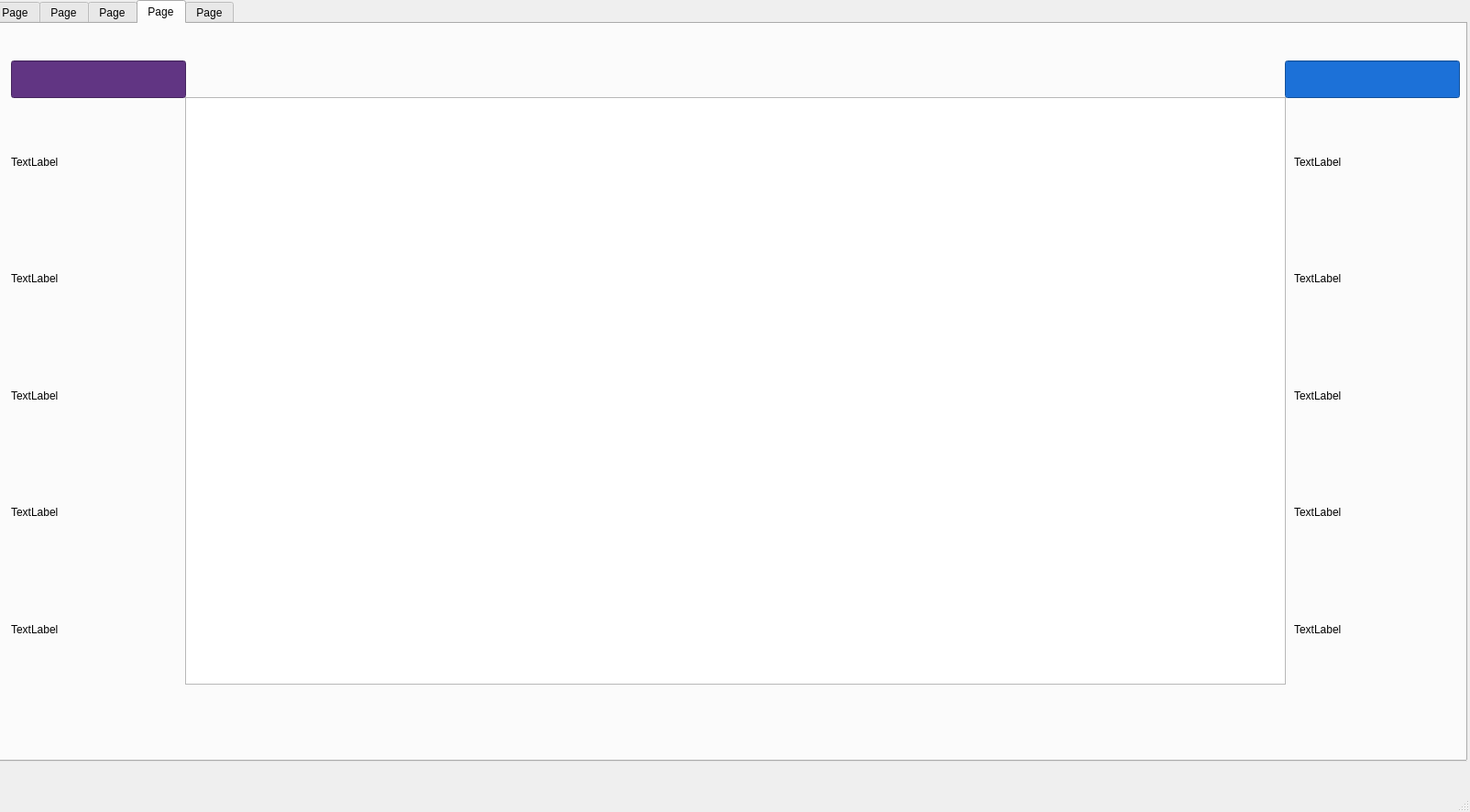
<?xml version="1.0" encoding="UTF-8"?>
<ui version="4.0">
 <class>splash</class>
 <widget class="QMainWindow" name="splash">
  <property name="geometry">
   <rect>
    <x>0</x>
    <y>0</y>
    <width>1604</width>
    <height>886</height>
   </rect>
  </property>
  <property name="windowTitle">
   <string>splash</string>
  </property>
  <widget class="QWidget" name="centralwidget">
   <widget class="QTabWidget" name="tabWidget">
    <property name="geometry">
     <rect>
      <x>-10</x>
      <y>0</y>
      <width>1611</width>
      <height>831</height>
     </rect>
    </property>
    <property name="maximumSize">
     <size>
      <width>16777215</width>
      <height>16777215</height>
     </size>
    </property>
    <property name="acceptDrops">
     <bool>false</bool>
    </property>
    <property name="styleSheet">
     <string notr="true">background:url(:/pictures/2.jpg)
size(300,300)</string>
    </property>
    <property name="currentIndex">
     <number>3</number>
    </property>
    <property name="iconSize">
     <size>
      <width>61</width>
      <height>16</height>
     </size>
    </property>
    <widget class="QWidget" name="firstTab">
     <attribute name="title">
      <string>Page</string>
     </attribute>
     <widget class="QPushButton" name="startButton">
      <property name="geometry">
       <rect>
        <x>540</x>
        <y>700</y>
        <width>221</width>
        <height>71</height>
       </rect>
      </property>
      <property name="styleSheet">
       <string notr="true">QPushButton {
    background-color: #3498db;       /* آبی جذاب */
    color: white;                    /* متن سفید */
    border: none;
    border-radius: 10px;             /* گوشه‌های گرد */
    padding: 8px 20px;               /* فضای داخلی */
    font-size: 14px;
    font-weight: bold;
    font-family: &quot;Segoe UI&quot;, sans-serif;
    transition: all 0.3s ease;
}

QPushButton:hover {
    background-color: #2980b9;       /* آبی تیره‌تر هنگام هاور */
}

QPushButton:pressed {
    background-color: #2471a3;       /* هنگام کلیک */
    padding-left: 22px;              /* جلوه کلیک‌دار */
    padding-top: 9px;
}

QPushButton:disabled {
    background-color: #bdc3c7;
    color: #7f8c8d;
}
</string>
      </property>
      <property name="text">
       <string>START</string>
      </property>
     </widget>
    </widget>
    <widget class="QWidget" name="StartScreenTab">
     <attribute name="title">
      <string>Page</string>
     </attribute>
     <widget class="QPushButton" name="GalleryButton">
      <property name="geometry">
       <rect>
        <x>60</x>
        <y>590</y>
        <width>211</width>
        <height>61</height>
       </rect>
      </property>
      <property name="text">
       <string>Gallery Agents</string>
      </property>
     </widget>
     <widget class="QPushButton" name="MainPageButton">
      <property name="geometry">
       <rect>
        <x>1310</x>
        <y>560</y>
        <width>241</width>
        <height>61</height>
       </rect>
      </property>
      <property name="text">
       <string>PLAY!</string>
      </property>
     </widget>
    </widget>
    <widget class="QWidget" name="GalleryTab">
     <attribute name="title">
      <string>Page</string>
     </attribute>
     <widget class="QPushButton" name="BackButton">
      <property name="geometry">
       <rect>
        <x>10</x>
        <y>20</y>
        <width>211</width>
        <height>61</height>
       </rect>
      </property>
      <property name="text">
       <string>BACK</string>
      </property>
     </widget>
     <widget class="QLabel" name="pic23">
      <property name="enabled">
       <bool>false</bool>
      </property>
      <property name="geometry">
       <rect>
        <x>10</x>
        <y>91</y>
        <width>131</width>
        <height>101</height>
       </rect>
      </property>
      <property name="sizePolicy">
       <sizepolicy hsizetype="Preferred" vsizetype="Preferred">
        <horstretch>0</horstretch>
        <verstretch>1</verstretch>
       </sizepolicy>
      </property>
      <property name="minimumSize">
       <size>
        <width>131</width>
        <height>0</height>
       </size>
      </property>
      <property name="maximumSize">
       <size>
        <width>64</width>
        <height>293</height>
       </size>
      </property>
      <property name="sizeIncrement">
       <size>
        <width>64</width>
        <height>64</height>
       </size>
      </property>
      <property name="font">
       <font>
        <family>Ubuntu Sans Mono</family>
        <pointsize>22</pointsize>
        <stylestrategy>PreferAntialias</stylestrategy>
       </font>
      </property>
      <property name="tabletTracking">
       <bool>false</bool>
      </property>
      <property name="focusPolicy">
       <enum>Qt::NoFocus</enum>
      </property>
      <property name="contextMenuPolicy">
       <enum>Qt::NoContextMenu</enum>
      </property>
      <property name="acceptDrops">
       <bool>true</bool>
      </property>
      <property name="autoFillBackground">
       <bool>false</bool>
      </property>
      <property name="styleSheet">
       <string notr="true">background:url(:/Agents/Billy.webp)
size(64,64)</string>
      </property>
      <property name="frameShape">
       <enum>QFrame::Box</enum>
      </property>
      <property name="frameShadow">
       <enum>QFrame::Sunken</enum>
      </property>
      <property name="text">
       <string/>
      </property>
      <property name="textFormat">
       <enum>Qt::PlainText</enum>
      </property>
      <property name="scaledContents">
       <bool>true</bool>
      </property>
      <property name="openExternalLinks">
       <bool>false</bool>
      </property>
     </widget>
     <widget class="QLabel" name="pic24">
      <property name="geometry">
       <rect>
        <x>860</x>
        <y>90</y>
        <width>131</width>
        <height>101</height>
       </rect>
      </property>
      <property name="styleSheet">
       <string notr="true">background:url(:/Agents/Sanka.webp)</string>
      </property>
      <property name="text">
       <string>TextLabel</string>
      </property>
      <property name="scaledContents">
       <bool>true</bool>
      </property>
     </widget>
     <widget class="QLabel" name="pic2">
      <property name="geometry">
       <rect>
        <x>150</x>
        <y>90</y>
        <width>131</width>
        <height>101</height>
       </rect>
      </property>
      <property name="styleSheet">
       <string notr="true">background:url(:/Agents/Reketon.webp)</string>
      </property>
      <property name="text">
       <string>TextLabel</string>
      </property>
      <property name="scaledContents">
       <bool>true</bool>
      </property>
     </widget>
     <widget class="QLabel" name="pic3">
      <property name="geometry">
       <rect>
        <x>290</x>
        <y>90</y>
        <width>131</width>
        <height>101</height>
       </rect>
      </property>
      <property name="styleSheet">
       <string notr="true">background:url(:/Agents/Angus.webp)</string>
      </property>
      <property name="text">
       <string>TextLabel</string>
      </property>
      <property name="scaledContents">
       <bool>true</bool>
      </property>
     </widget>
     <widget class="QLabel" name="pic4">
      <property name="geometry">
       <rect>
        <x>430</x>
        <y>90</y>
        <width>131</width>
        <height>101</height>
       </rect>
      </property>
      <property name="styleSheet">
       <string notr="true">background:url(:/Agents/Duraham.webp)</string>
      </property>
      <property name="text">
       <string>TextLabel</string>
      </property>
     </widget>
     <widget class="QLabel" name="pic6">
      <property name="geometry">
       <rect>
        <x>710</x>
        <y>90</y>
        <width>131</width>
        <height>101</height>
       </rect>
      </property>
      <property name="styleSheet">
       <string notr="true">background:url(:/Agents/Medusa.webp)</string>
      </property>
      <property name="text">
       <string>TextLabel</string>
      </property>
     </widget>
     <widget class="QLabel" name="pic1">
      <property name="geometry">
       <rect>
        <x>570</x>
        <y>90</y>
        <width>131</width>
        <height>102</height>
       </rect>
      </property>
      <property name="sizePolicy">
       <sizepolicy hsizetype="Preferred" vsizetype="Preferred">
        <horstretch>4</horstretch>
        <verstretch>1</verstretch>
       </sizepolicy>
      </property>
      <property name="maximumSize">
       <size>
        <width>16777215</width>
        <height>16777215</height>
       </size>
      </property>
      <property name="baseSize">
       <size>
        <width>0</width>
        <height>0</height>
       </size>
      </property>
      <property name="autoFillBackground">
       <bool>false</bool>
      </property>
      <property name="styleSheet">
       <string notr="true">background:url(:/Agents/Colonel_baba.webp)</string>
      </property>
      <property name="text">
       <string>TextLabel</string>
      </property>
      <property name="scaledContents">
       <bool>true</bool>
      </property>
     </widget>
     <widget class="QLabel" name="pic8">
      <property name="geometry">
       <rect>
        <x>1010</x>
        <y>90</y>
        <width>131</width>
        <height>101</height>
       </rect>
      </property>
      <property name="styleSheet">
       <string notr="true">background:url(:/Agents/Bunka.webp)</string>
      </property>
      <property name="text">
       <string>TextLabel</string>
      </property>
      <property name="scaledContents">
       <bool>true</bool>
      </property>
     </widget>
     <widget class="QLabel" name="pic5">
      <property name="geometry">
       <rect>
        <x>10</x>
        <y>240</y>
        <width>131</width>
        <height>101</height>
       </rect>
      </property>
      <property name="styleSheet">
       <string notr="true">background:url(:/Agents/Sir philiph.webp)</string>
      </property>
      <property name="text">
       <string>TextLabel</string>
      </property>
     </widget>
     <widget class="QLabel" name="pic7">
      <property name="geometry">
       <rect>
        <x>150</x>
        <y>240</y>
        <width>131</width>
        <height>101</height>
       </rect>
      </property>
      <property name="styleSheet">
       <string notr="true">background:url(:/Agents/Kabu.webp)</string>
      </property>
      <property name="text">
       <string>TextLabel</string>
      </property>
     </widget>
     <widget class="QLabel" name="pic9">
      <property name="geometry">
       <rect>
        <x>290</x>
        <y>240</y>
        <width>131</width>
        <height>101</height>
       </rect>
      </property>
      <property name="styleSheet">
       <string notr="true">background:url(:/Agents/Rajakal.webp)</string>
      </property>
      <property name="text">
       <string>TextLabel</string>
      </property>
     </widget>
     <widget class="QLabel" name="pic10">
      <property name="geometry">
       <rect>
        <x>430</x>
        <y>240</y>
        <width>131</width>
        <height>101</height>
       </rect>
      </property>
      <property name="maximumSize">
       <size>
        <width>16777215</width>
        <height>16777215</height>
       </size>
      </property>
      <property name="styleSheet">
       <string notr="true">background:url(:/Agents/Salih.webp)</string>
      </property>
      <property name="text">
       <string>TextLabel</string>
      </property>
      <property name="scaledContents">
       <bool>true</bool>
      </property>
     </widget>
     <widget class="QLabel" name="pic11">
      <property name="geometry">
       <rect>
        <x>570</x>
        <y>240</y>
        <width>131</width>
        <height>101</height>
       </rect>
      </property>
      <property name="styleSheet">
       <string notr="true">background:url(:/Agents/Khan.webp)</string>
      </property>
      <property name="text">
       <string>TextLabel</string>
      </property>
     </widget>
     <widget class="QLabel" name="pic12">
      <property name="geometry">
       <rect>
        <x>710</x>
        <y>240</y>
        <width>131</width>
        <height>101</height>
       </rect>
      </property>
      <property name="styleSheet">
       <string notr="true">background:url(:/Agents/Eloi (1).webp)</string>
      </property>
      <property name="text">
       <string>TextLabel</string>
      </property>
     </widget>
     <widget class="QLabel" name="pic13">
      <property name="geometry">
       <rect>
        <x>860</x>
        <y>240</y>
        <width>131</width>
        <height>101</height>
       </rect>
      </property>
      <property name="styleSheet">
       <string notr="true">background:url(:/Agents/Boi.webp)</string>
      </property>
      <property name="text">
       <string>TextLabel</string>
      </property>
     </widget>
     <widget class="QLabel" name="pic14">
      <property name="geometry">
       <rect>
        <x>150</x>
        <y>640</y>
        <width>131</width>
        <height>101</height>
       </rect>
      </property>
      <property name="styleSheet">
       <string notr="true">background:url(:/Agents/death.webp)</string>
      </property>
      <property name="text">
       <string>TextLabel</string>
      </property>
     </widget>
     <widget class="QLabel" name="pic15">
      <property name="geometry">
       <rect>
        <x>10</x>
        <y>640</y>
        <width>131</width>
        <height>101</height>
       </rect>
      </property>
      <property name="styleSheet">
       <string notr="true">background:url(:/Agents/Sabrina.webp)</string>
      </property>
      <property name="text">
       <string>TextLabel</string>
      </property>
     </widget>
     <widget class="QLabel" name="pic16">
      <property name="geometry">
       <rect>
        <x>10</x>
        <y>490</y>
        <width>131</width>
        <height>101</height>
       </rect>
      </property>
      <property name="styleSheet">
       <string notr="true">background:url(:/Agents/Rambo.webp)</string>
      </property>
      <property name="text">
       <string>TextLabel</string>
      </property>
     </widget>
     <widget class="QLabel" name="pic17">
      <property name="geometry">
       <rect>
        <x>10</x>
        <y>350</y>
        <width>131</width>
        <height>101</height>
       </rect>
      </property>
      <property name="styleSheet">
       <string notr="true">background:url(:/Agents/Elsa.webp)</string>
      </property>
      <property name="text">
       <string>TextLabel</string>
      </property>
     </widget>
     <widget class="QLabel" name="pic18">
      <property name="geometry">
       <rect>
        <x>1010</x>
        <y>240</y>
        <width>131</width>
        <height>101</height>
       </rect>
      </property>
      <property name="styleSheet">
       <string notr="true">background:url(:/Agents/Kanar.webp)</string>
      </property>
      <property name="text">
       <string>TextLabel</string>
      </property>
     </widget>
     <widget class="QLabel" name="pic19">
      <property name="geometry">
       <rect>
        <x>290</x>
        <y>350</y>
        <width>131</width>
        <height>101</height>
       </rect>
      </property>
      <property name="styleSheet">
       <string notr="true">background:url(:/Agents/Sir philiph.webp)</string>
      </property>
      <property name="text">
       <string>TextLabel</string>
      </property>
     </widget>
     <widget class="QLabel" name="pic20">
      <property name="geometry">
       <rect>
        <x>430</x>
        <y>350</y>
        <width>131</width>
        <height>101</height>
       </rect>
      </property>
      <property name="styleSheet">
       <string notr="true">background:url(:/Agents/Frost.webp)</string>
      </property>
      <property name="text">
       <string>TextLabel</string>
      </property>
     </widget>
     <widget class="QLabel" name="pic21">
      <property name="geometry">
       <rect>
        <x>570</x>
        <y>350</y>
        <width>131</width>
        <height>101</height>
       </rect>
      </property>
      <property name="styleSheet">
       <string notr="true">background:url(:/Agents/Tusk.webp)</string>
      </property>
      <property name="text">
       <string>TextLabel</string>
      </property>
     </widget>
     <widget class="QLabel" name="pic22">
      <property name="geometry">
       <rect>
        <x>150</x>
        <y>350</y>
        <width>131</width>
        <height>101</height>
       </rect>
      </property>
      <property name="styleSheet">
       <string notr="true">background:url(:/Agents/Karissa.webp)</string>
      </property>
      <property name="text">
       <string>TextLabel</string>
      </property>
     </widget>
     <widget class="QWidget" name="verticalLayoutWidget">
      <property name="geometry">
       <rect>
        <x>9</x>
        <y>599</y>
        <width>1161</width>
        <height>41</height>
       </rect>
      </property>
      <layout class="QVBoxLayout" name="verticalLayout">
       <item>
        <widget class="QLabel" name="label">
         <property name="styleSheet">
          <string notr="true">background:rgb(119, 118, 123);
font: 700 11pt &quot;OpenSymbol&quot;;</string>
         </property>
         <property name="text">
          <string>Flying</string>
         </property>
        </widget>
       </item>
      </layout>
     </widget>
     <widget class="QWidget" name="verticalLayoutWidget_2">
      <property name="geometry">
       <rect>
        <x>0</x>
        <y>450</y>
        <width>1161</width>
        <height>45</height>
       </rect>
      </property>
      <layout class="QVBoxLayout" name="verticalLayout_2">
       <item>
        <widget class="QLabel" name="label_4">
         <property name="styleSheet">
          <string notr="true">background:rgb(99, 69, 44);
font: 700 italic 11pt &quot;Noto Serif Tibetan&quot;;</string>
         </property>
         <property name="text">
          <string>Grounded</string>
         </property>
        </widget>
       </item>
      </layout>
     </widget>
     <widget class="QWidget" name="verticalLayoutWidget_3">
      <property name="geometry">
       <rect>
        <x>10</x>
        <y>190</y>
        <width>1161</width>
        <height>41</height>
       </rect>
      </property>
      <layout class="QVBoxLayout" name="verticalLayout_3">
       <item>
        <widget class="QLabel" name="label_3">
         <property name="styleSheet">
          <string notr="true">background:rgb(53, 132, 228);
font: 800 11pt &quot;Ubuntu&quot;;</string>
         </property>
         <property name="text">
          <string>Water Walking</string>
         </property>
        </widget>
       </item>
      </layout>
     </widget>
     <widget class="QWidget" name="verticalLayoutWidget_4">
      <property name="geometry">
       <rect>
        <x>10</x>
        <y>740</y>
        <width>1161</width>
        <height>41</height>
       </rect>
      </property>
      <layout class="QVBoxLayout" name="verticalLayout_4">
       <item>
        <widget class="QLabel" name="label_2">
         <property name="styleSheet">
          <string notr="true">background:rgb(192, 97, 203);
font: 800 italic 11pt &quot;Ubuntu&quot;;</string>
         </property>
         <property name="text">
          <string>Floating</string>
         </property>
        </widget>
       </item>
      </layout>
     </widget>
    </widget>
    <widget class="QWidget" name="mainPlayGameTab">
     <attribute name="title">
      <string>Page</string>
     </attribute>
     <widget class="QGraphicsView" name="graphicsView">
      <property name="geometry">
       <rect>
        <x>210</x>
        <y>80</y>
        <width>1201</width>
        <height>641</height>
       </rect>
      </property>
     </widget>
     <widget class="QLineEdit" name="lineEditPlayer1">
      <property name="geometry">
       <rect>
        <x>20</x>
        <y>40</y>
        <width>191</width>
        <height>41</height>
       </rect>
      </property>
      <property name="styleSheet">
       <string notr="true">background:rgb(97, 53, 131);
font: 700 italic 11pt &quot;Ubuntu Mono&quot;;
size font: 22;</string>
      </property>
     </widget>
     <widget class="QLineEdit" name="lineEditPlayer2">
      <property name="geometry">
       <rect>
        <x>1410</x>
        <y>40</y>
        <width>191</width>
        <height>41</height>
       </rect>
      </property>
      <property name="styleSheet">
       <string notr="true">background:rgb(28, 113, 216);
border-color: rgb(165, 29, 45);
font: 700 italic 11pt &quot;Ubuntu Mono&quot;;</string>
      </property>
     </widget>
     <widget class="QWidget" name="verticalLayoutWidget_5">
      <property name="geometry">
       <rect>
        <x>20</x>
        <y>90</y>
        <width>181</width>
        <height>631</height>
       </rect>
      </property>
      <layout class="QVBoxLayout" name="verticalLayout_5">
       <item>
        <widget class="ClickableMapItem" name="label_7">
         <property name="text">
          <string>TextLabel</string>
         </property>
        </widget>
       </item>
       <item>
        <widget class="QLabel" name="label_6">
         <property name="text">
          <string>TextLabel</string>
         </property>
        </widget>
       </item>
       <item>
        <widget class="QLabel" name="label_8">
         <property name="text">
          <string>TextLabel</string>
         </property>
        </widget>
       </item>
       <item>
        <widget class="QLabel" name="label_9">
         <property name="text">
          <string>TextLabel</string>
         </property>
        </widget>
       </item>
       <item>
        <widget class="QLabel" name="label_5">
         <property name="text">
          <string>TextLabel</string>
         </property>
        </widget>
       </item>
      </layout>
     </widget>
     <widget class="QWidget" name="verticalLayoutWidget_6">
      <property name="geometry">
       <rect>
        <x>1420</x>
        <y>90</y>
        <width>181</width>
        <height>631</height>
       </rect>
      </property>
      <layout class="QVBoxLayout" name="verticalLayout_6">
       <item>
        <widget class="QLabel" name="label_12">
         <property name="text">
          <string>TextLabel</string>
         </property>
        </widget>
       </item>
       <item>
        <widget class="QLabel" name="label_11">
         <property name="text">
          <string>TextLabel</string>
         </property>
        </widget>
       </item>
       <item>
        <widget class="QLabel" name="label_13">
         <property name="text">
          <string>TextLabel</string>
         </property>
        </widget>
       </item>
       <item>
        <widget class="QLabel" name="label_14">
         <property name="text">
          <string>TextLabel</string>
         </property>
        </widget>
       </item>
       <item>
        <widget class="QLabel" name="label_10">
         <property name="text">
          <string>TextLabel</string>
         </property>
        </widget>
       </item>
      </layout>
     </widget>
    </widget>
    <widget class="QWidget" name="tab">
     <attribute name="title">
      <string>Page</string>
     </attribute>
     <widget class="QGraphicsView" name="map4">
      <property name="geometry">
       <rect>
        <x>1150</x>
        <y>90</y>
        <width>341</width>
        <height>261</height>
       </rect>
      </property>
     </widget>
     <widget class="QGraphicsView" name="map3">
      <property name="geometry">
       <rect>
        <x>790</x>
        <y>90</y>
        <width>341</width>
        <height>261</height>
       </rect>
      </property>
     </widget>
     <widget class="QGraphicsView" name="map2">
      <property name="geometry">
       <rect>
        <x>430</x>
        <y>90</y>
        <width>341</width>
        <height>261</height>
       </rect>
      </property>
     </widget>
     <widget class="QGraphicsView" name="map1">
      <property name="geometry">
       <rect>
        <x>70</x>
        <y>90</y>
        <width>341</width>
        <height>261</height>
       </rect>
      </property>
     </widget>
     <widget class="QGraphicsView" name="map5">
      <property name="geometry">
       <rect>
        <x>60</x>
        <y>390</y>
        <width>341</width>
        <height>261</height>
       </rect>
      </property>
     </widget>
     <widget class="QGraphicsView" name="map6">
      <property name="geometry">
       <rect>
        <x>430</x>
        <y>390</y>
        <width>341</width>
        <height>261</height>
       </rect>
      </property>
     </widget>
     <widget class="QGraphicsView" name="map7">
      <property name="geometry">
       <rect>
        <x>790</x>
        <y>390</y>
        <width>341</width>
        <height>261</height>
       </rect>
      </property>
     </widget>
     <widget class="QGraphicsView" name="map8">
      <property name="geometry">
       <rect>
        <x>1150</x>
        <y>390</y>
        <width>341</width>
        <height>261</height>
       </rect>
      </property>
     </widget>
     <widget class="QLineEdit" name="numberofmap1">
      <property name="geometry">
       <rect>
        <x>180</x>
        <y>350</y>
        <width>113</width>
        <height>26</height>
       </rect>
      </property>
      <property name="text">
       <string>1</string>
      </property>
     </widget>
     <widget class="QLineEdit" name="numberofmap2">
      <property name="geometry">
       <rect>
        <x>560</x>
        <y>350</y>
        <width>113</width>
        <height>26</height>
       </rect>
      </property>
      <property name="text">
       <string>2</string>
      </property>
     </widget>
     <widget class="QLineEdit" name="numberofmap3">
      <property name="geometry">
       <rect>
        <x>910</x>
        <y>350</y>
        <width>113</width>
        <height>26</height>
       </rect>
      </property>
      <property name="text">
       <string>3</string>
      </property>
     </widget>
     <widget class="QLineEdit" name="lineEdit_5">
      <property name="geometry">
       <rect>
        <x>1270</x>
        <y>350</y>
        <width>113</width>
        <height>26</height>
       </rect>
      </property>
      <property name="text">
       <string>4</string>
      </property>
     </widget>
     <widget class="QLineEdit" name="lineEdit_6">
      <property name="geometry">
       <rect>
        <x>180</x>
        <y>650</y>
        <width>113</width>
        <height>26</height>
       </rect>
      </property>
      <property name="text">
       <string>5</string>
      </property>
     </widget>
     <widget class="QLineEdit" name="lineEdit_7">
      <property name="geometry">
       <rect>
        <x>570</x>
        <y>650</y>
        <width>113</width>
        <height>26</height>
       </rect>
      </property>
      <property name="text">
       <string>6</string>
      </property>
     </widget>
     <widget class="QLineEdit" name="lineEdit_8">
      <property name="geometry">
       <rect>
        <x>930</x>
        <y>650</y>
        <width>113</width>
        <height>26</height>
       </rect>
      </property>
      <property name="text">
       <string>7</string>
      </property>
     </widget>
     <widget class="QLineEdit" name="lineEdit_9">
      <property name="geometry">
       <rect>
        <x>1270</x>
        <y>650</y>
        <width>113</width>
        <height>26</height>
       </rect>
      </property>
      <property name="text">
       <string>8</string>
      </property>
     </widget>
     <widget class="QPushButton" name="pushButton">
      <property name="geometry">
       <rect>
        <x>750</x>
        <y>730</y>
        <width>88</width>
        <height>26</height>
       </rect>
      </property>
      <property name="text">
       <string>SAVE</string>
      </property>
     </widget>
     <widget class="QLineEdit" name="chooseMap">
      <property name="geometry">
       <rect>
        <x>660</x>
        <y>40</y>
        <width>211</width>
        <height>31</height>
       </rect>
      </property>
      <property name="styleSheet">
       <string notr="true">background:rgb(53, 132, 228);
font: 700 italic 11pt &quot;Ubuntu Mono&quot;;</string>
      </property>
      <property name="text">
       <string>Please Select Your Map</string>
      </property>
     </widget>
     <widget class="QLineEdit" name="chooseMap_2">
      <property name="geometry">
       <rect>
        <x>730</x>
        <y>660</y>
        <width>113</width>
        <height>26</height>
       </rect>
      </property>
     </widget>
    </widget>
   </widget>
  </widget>
  <widget class="QMenuBar" name="menubar">
   <property name="geometry">
    <rect>
     <x>0</x>
     <y>0</y>
     <width>1604</width>
     <height>23</height>
    </rect>
   </property>
  </widget>
  <widget class="QStatusBar" name="statusbar"/>
 </widget>
 <customwidgets>
  <customwidget>
   <class>ClickableMapItem</class>
   <extends>QLabel</extends>
   <header>clickablemapitem.h</header>
  </customwidget>
 </customwidgets>
 <resources/>
 <connections/>
</ui>
